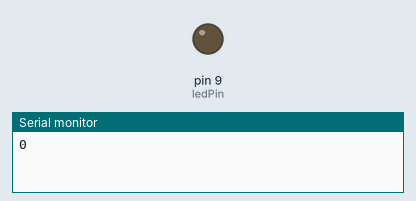
This sketch was run on a simulated Arduino Uno, built with avr-gcc and run on an emulated ATmega328P. On the bench: output pins drawn as LEDs (lit = HIGH), the last lines printed to the serial monitor.

Above: at 0.05 s.
At 2.3 s:
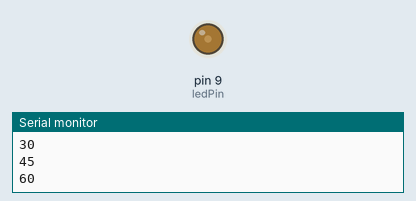
At 2.7 s:
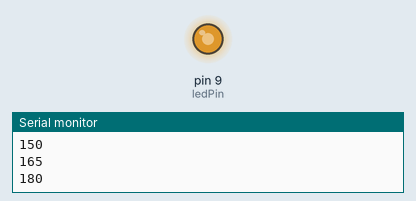
At 3.7 s:
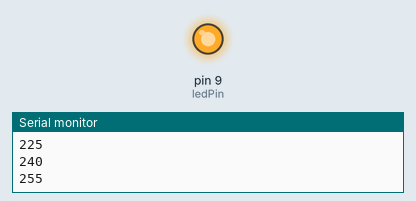
Timing chart, 0 to 8.5 s (numbered marks = the images above):
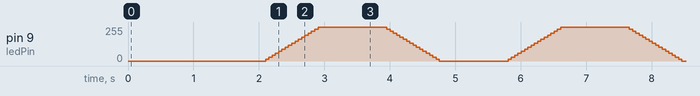

The sketch:

Aufgabe_Dimmen.ino
```cpp
/*   Eine LED langsam ein und wieder ausschalten (Dimmen)  */

#define VMAX 50
#define VMAX10 1000

int ledPin = 9;                            // Pin-Nr für LED
int pwm = 0;                               // Wert für PWM für analogWrite
int delta = 15;                            // Schrittwert

void setup()
{
  pinMode(ledPin, OUTPUT);                 // LED Pin ais Ausgang
  Serial.begin(9600);
}  //  setup

void loop()                                // Hier die Endlosschleife
{
  pwm = constrain(pwm,0,255);
  analogWrite(ledPin, pwm);                // PWM Wert ausgeben
  Serial.println(pwm);
  if (pwm <= 0)                  // Wenn groester  oder kleinster erreicht Richtung ändern
  {
    delta = -delta;                        //  Richtung ändern
    delay(VMAX10);                             // kurz warten, sonst zu schnell
  }  // if
  else
  {
    if (pwm >= 255)                      // Wenn groester  oder kleinster erreicht Richtung ändern
    {
      delta = -delta;                        //  Richtung ändern
      delay(VMAX10);                             // kurz warten, sonst zu schnell
    }  // if
  }  // else
  pwm = pwm + delta;                       // PWM Wert einen Schritt rauf oder runter
  delay(VMAX);                             // kurz warten, sonst zu schnell
}  // loop

/*
void loop()                                // Hier die Endlosschleife
{
  for(int i = 0; i <= 255; i = i + delta)  // Werte von 0 bis 255 ausgeben
    {
    analogWrite(ledPin, i);                // PWM Wert ausgeben
    delay(VMAX);                           // kurz warten, sonst zu schnell
  }
  for(int i = 255; i >= 0; i = i - delta)  // Werte von2550 bis 0 ausgeben
  {
    analogWrite(ledPin, i);                // PWM Wert ausgeben
    delay(VMAX);                           // kurz warten, sonst zu schnell
  }
}
*/
```
